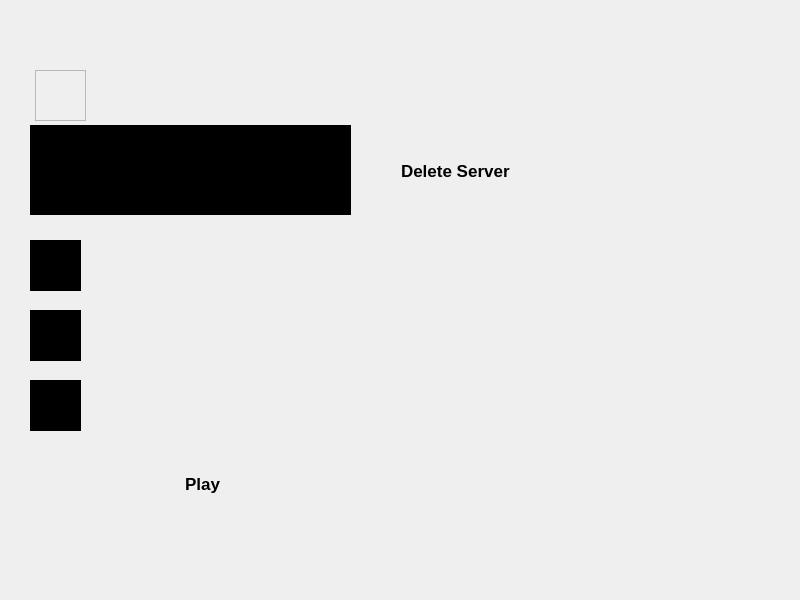
<?xml version="1.0" encoding="UTF-8"?>
<ui version="4.0">
 <class>ServerWaitWindow</class>
 <widget class="QMainWindow" name="ServerWaitWindow">
  <property name="geometry">
   <rect>
    <x>0</x>
    <y>0</y>
    <width>800</width>
    <height>600</height>
   </rect>
  </property>
  <property name="windowTitle">
   <string>MainWindow</string>
  </property>
  <widget class="QWidget" name="centralwidget">
   <widget class="QLabel" name="background">
    <property name="geometry">
     <rect>
      <x>0</x>
      <y>0</y>
      <width>1300</width>
      <height>700</height>
     </rect>
    </property>
    <property name="text">
     <string/>
    </property>
    <property name="pixmap">
     <pixmap resource="Images.qrc">:/new/image/613.jpg</pixmap>
    </property>
    <property name="scaledContents">
     <bool>true</bool>
    </property>
   </widget>
   <widget class="QLabel" name="label_2">
    <property name="geometry">
     <rect>
      <x>35</x>
      <y>70</y>
      <width>51</width>
      <height>51</height>
     </rect>
    </property>
    <property name="frameShape">
     <enum>QFrame::StyledPanel</enum>
    </property>
    <property name="text">
     <string/>
    </property>
    <property name="pixmap">
     <pixmap resource="Images.qrc">:/new/image/images.jpg</pixmap>
    </property>
    <property name="scaledContents">
     <bool>true</bool>
    </property>
   </widget>
   <widget class="QTextEdit" name="guideTextEdit">
    <property name="enabled">
     <bool>false</bool>
    </property>
    <property name="geometry">
     <rect>
      <x>30</x>
      <y>125</y>
      <width>321</width>
      <height>90</height>
     </rect>
    </property>
    <property name="font">
     <font>
      <pointsize>9</pointsize>
      <bold>false</bold>
     </font>
    </property>
    <property name="styleSheet">
     <string notr="true">background-color: rgb(0, 0, 0);</string>
    </property>
   </widget>
   <widget class="QPushButton" name="backButton">
    <property name="geometry">
     <rect>
      <x>15</x>
      <y>15</y>
      <width>41</width>
      <height>41</height>
     </rect>
    </property>
    <property name="toolTip">
     <string>back</string>
    </property>
    <property name="text">
     <string/>
    </property>
    <property name="flat">
     <bool>true</bool>
    </property>
   </widget>
   <widget class="QLabel" name="profileLabel1">
    <property name="geometry">
     <rect>
      <x>30</x>
      <y>240</y>
      <width>51</width>
      <height>51</height>
     </rect>
    </property>
    <property name="styleSheet">
     <string notr="true">background-color: rgb(0, 0, 0);</string>
    </property>
    <property name="frameShape">
     <enum>QFrame::StyledPanel</enum>
    </property>
    <property name="text">
     <string/>
    </property>
    <property name="scaledContents">
     <bool>true</bool>
    </property>
   </widget>
   <widget class="QLabel" name="profileLabel2">
    <property name="geometry">
     <rect>
      <x>30</x>
      <y>310</y>
      <width>51</width>
      <height>51</height>
     </rect>
    </property>
    <property name="styleSheet">
     <string notr="true">background-color: rgb(0, 0, 0);</string>
    </property>
    <property name="frameShape">
     <enum>QFrame::StyledPanel</enum>
    </property>
    <property name="text">
     <string/>
    </property>
    <property name="scaledContents">
     <bool>true</bool>
    </property>
   </widget>
   <widget class="QLabel" name="profileLabel3">
    <property name="geometry">
     <rect>
      <x>30</x>
      <y>380</y>
      <width>51</width>
      <height>51</height>
     </rect>
    </property>
    <property name="styleSheet">
     <string notr="true">background-color: rgb(0, 0, 0);</string>
    </property>
    <property name="frameShape">
     <enum>QFrame::StyledPanel</enum>
    </property>
    <property name="text">
     <string>=</string>
    </property>
    <property name="scaledContents">
     <bool>true</bool>
    </property>
   </widget>
   <widget class="QLabel" name="label_3">
    <property name="geometry">
     <rect>
      <x>65</x>
      <y>195</y>
      <width>311</width>
      <height>141</height>
     </rect>
    </property>
    <property name="text">
     <string/>
    </property>
    <property name="pixmap">
     <pixmap resource="Images.qrc">:/new/image/btn4.png</pixmap>
    </property>
    <property name="scaledContents">
     <bool>true</bool>
    </property>
   </widget>
   <widget class="QLabel" name="label_4">
    <property name="geometry">
     <rect>
      <x>65</x>
      <y>265</y>
      <width>311</width>
      <height>141</height>
     </rect>
    </property>
    <property name="text">
     <string/>
    </property>
    <property name="pixmap">
     <pixmap resource="Images.qrc">:/new/image/btn4.png</pixmap>
    </property>
    <property name="scaledContents">
     <bool>true</bool>
    </property>
   </widget>
   <widget class="QLabel" name="label_5">
    <property name="geometry">
     <rect>
      <x>65</x>
      <y>335</y>
      <width>311</width>
      <height>141</height>
     </rect>
    </property>
    <property name="text">
     <string/>
    </property>
    <property name="pixmap">
     <pixmap resource="Images.qrc">:/new/image/btn4.png</pixmap>
    </property>
    <property name="scaledContents">
     <bool>true</bool>
    </property>
   </widget>
   <widget class="QLabel" name="nameLabel1">
    <property name="geometry">
     <rect>
      <x>120</x>
      <y>250</y>
      <width>151</width>
      <height>31</height>
     </rect>
    </property>
    <property name="font">
     <font>
      <pointsize>11</pointsize>
      <bold>true</bold>
     </font>
    </property>
    <property name="text">
     <string/>
    </property>
   </widget>
   <widget class="QLabel" name="nameLabel2">
    <property name="geometry">
     <rect>
      <x>120</x>
      <y>320</y>
      <width>151</width>
      <height>31</height>
     </rect>
    </property>
    <property name="font">
     <font>
      <pointsize>11</pointsize>
      <bold>true</bold>
     </font>
    </property>
    <property name="text">
     <string/>
    </property>
   </widget>
   <widget class="QLabel" name="nameLabel3">
    <property name="geometry">
     <rect>
      <x>120</x>
      <y>390</y>
      <width>151</width>
      <height>31</height>
     </rect>
    </property>
    <property name="font">
     <font>
      <pointsize>11</pointsize>
      <bold>true</bold>
     </font>
    </property>
    <property name="text">
     <string/>
    </property>
   </widget>
   <widget class="QLabel" name="cupLabel1">
    <property name="geometry">
     <rect>
      <x>270</x>
      <y>252</y>
      <width>20</width>
      <height>25</height>
     </rect>
    </property>
    <property name="text">
     <string/>
    </property>
    <property name="pixmap">
     <pixmap resource="Images.qrc">:/new/image/pngwing.com (1).png</pixmap>
    </property>
    <property name="scaledContents">
     <bool>true</bool>
    </property>
   </widget>
   <widget class="QLabel" name="cupLabel2">
    <property name="geometry">
     <rect>
      <x>270</x>
      <y>322</y>
      <width>20</width>
      <height>25</height>
     </rect>
    </property>
    <property name="text">
     <string/>
    </property>
    <property name="pixmap">
     <pixmap resource="Images.qrc">:/new/image/pngwing.com (1).png</pixmap>
    </property>
    <property name="scaledContents">
     <bool>true</bool>
    </property>
   </widget>
   <widget class="QLabel" name="cupLabel3">
    <property name="geometry">
     <rect>
      <x>270</x>
      <y>392</y>
      <width>20</width>
      <height>25</height>
     </rect>
    </property>
    <property name="text">
     <string/>
    </property>
    <property name="pixmap">
     <pixmap resource="Images.qrc">:/new/image/pngwing.com (1).png</pixmap>
    </property>
    <property name="scaledContents">
     <bool>true</bool>
    </property>
   </widget>
   <widget class="QLabel" name="cupNumberLabel1">
    <property name="geometry">
     <rect>
      <x>290</x>
      <y>250</y>
      <width>41</width>
      <height>31</height>
     </rect>
    </property>
    <property name="font">
     <font>
      <bold>true</bold>
     </font>
    </property>
    <property name="styleSheet">
     <string notr="true">color: rgb(170, 148, 23);
</string>
    </property>
    <property name="text">
     <string/>
    </property>
   </widget>
   <widget class="QLabel" name="cupNumberLabel2">
    <property name="geometry">
     <rect>
      <x>290</x>
      <y>320</y>
      <width>41</width>
      <height>31</height>
     </rect>
    </property>
    <property name="font">
     <font>
      <bold>true</bold>
     </font>
    </property>
    <property name="styleSheet">
     <string notr="true">color: rgb(170, 148, 23);</string>
    </property>
    <property name="text">
     <string/>
    </property>
   </widget>
   <widget class="QLabel" name="cupNumberLabel3">
    <property name="geometry">
     <rect>
      <x>290</x>
      <y>390</y>
      <width>41</width>
      <height>31</height>
     </rect>
    </property>
    <property name="font">
     <font>
      <bold>true</bold>
     </font>
    </property>
    <property name="styleSheet">
     <string notr="true">color: rgb(170, 148, 23);</string>
    </property>
    <property name="text">
     <string/>
    </property>
   </widget>
   <widget class="QLabel" name="label_9">
    <property name="geometry">
     <rect>
      <x>350</x>
      <y>100</y>
      <width>201</width>
      <height>141</height>
     </rect>
    </property>
    <property name="text">
     <string/>
    </property>
    <property name="pixmap">
     <pixmap resource="Images.qrc">:/new/image/btn4.png</pixmap>
    </property>
    <property name="scaledContents">
     <bool>true</bool>
    </property>
   </widget>
   <widget class="QLabel" name="label_10">
    <property name="geometry">
     <rect>
      <x>401</x>
      <y>155</y>
      <width>141</width>
      <height>31</height>
     </rect>
    </property>
    <property name="font">
     <font>
      <pointsize>13</pointsize>
      <bold>true</bold>
     </font>
    </property>
    <property name="text">
     <string>Delete Server</string>
    </property>
   </widget>
   <widget class="QPushButton" name="deleteServerButton">
    <property name="geometry">
     <rect>
      <x>370</x>
      <y>145</y>
      <width>161</width>
      <height>51</height>
     </rect>
    </property>
    <property name="text">
     <string/>
    </property>
    <property name="flat">
     <bool>true</bool>
    </property>
   </widget>
   <widget class="QLabel" name="label_12">
    <property name="geometry">
     <rect>
      <x>130</x>
      <y>420</y>
      <width>141</width>
      <height>131</height>
     </rect>
    </property>
    <property name="text">
     <string/>
    </property>
    <property name="pixmap">
     <pixmap resource="Images.qrc">:/new/image/btn4.png</pixmap>
    </property>
    <property name="scaledContents">
     <bool>true</bool>
    </property>
   </widget>
   <widget class="QLabel" name="label_11">
    <property name="geometry">
     <rect>
      <x>185</x>
      <y>468</y>
      <width>71</width>
      <height>31</height>
     </rect>
    </property>
    <property name="font">
     <font>
      <pointsize>13</pointsize>
      <bold>true</bold>
     </font>
    </property>
    <property name="text">
     <string>Play</string>
    </property>
   </widget>
   <widget class="QPushButton" name="PlayButton">
    <property name="geometry">
     <rect>
      <x>140</x>
      <y>465</y>
      <width>121</width>
      <height>41</height>
     </rect>
    </property>
    <property name="text">
     <string/>
    </property>
    <property name="flat">
     <bool>true</bool>
    </property>
   </widget>
  </widget>
 </widget>
 <resources>
  <include location="Images.qrc"/>
 </resources>
 <connections/>
</ui>
